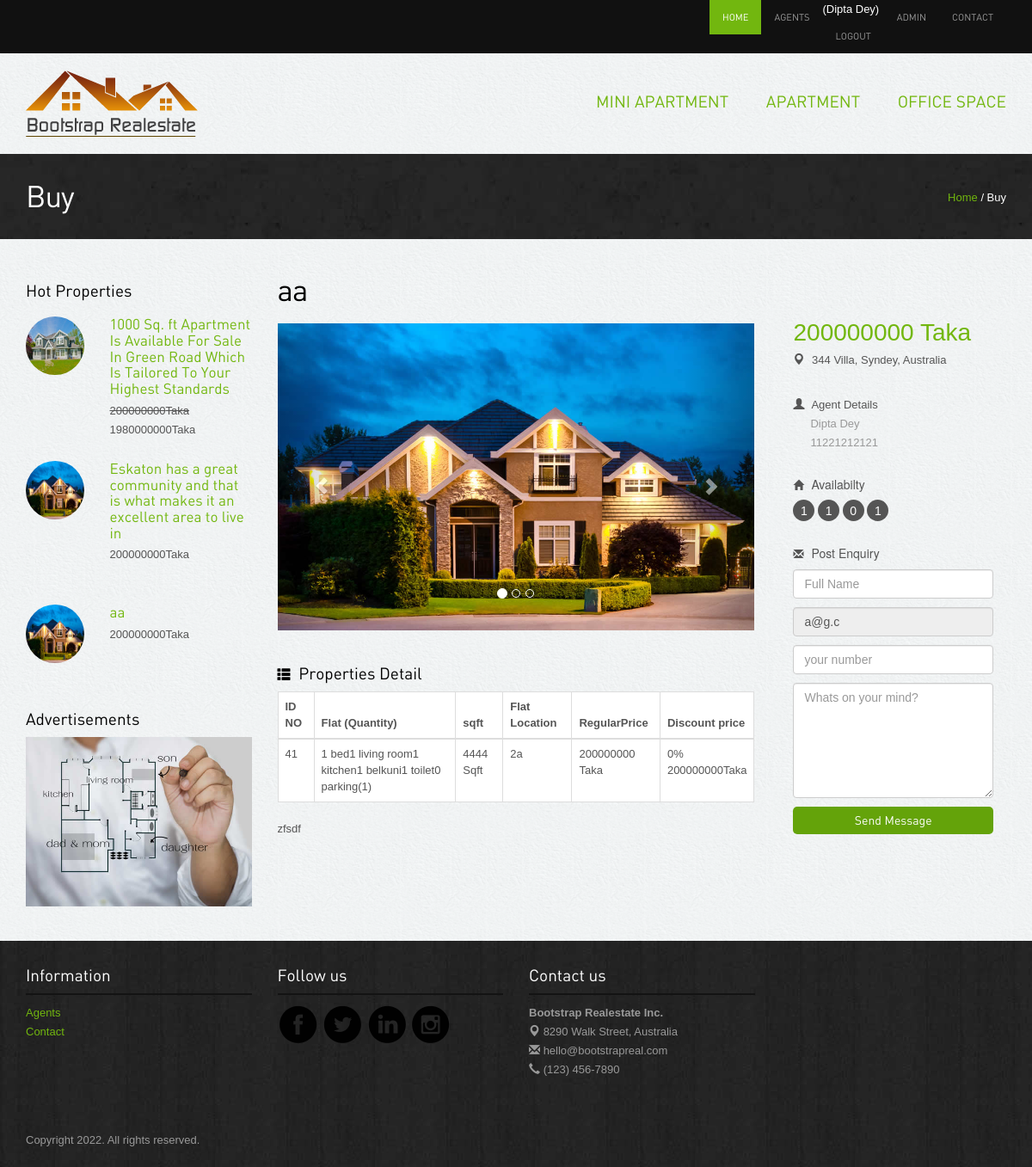
The page /property-detail.php?flatid=41 (signed in) on the database as committed earlier.
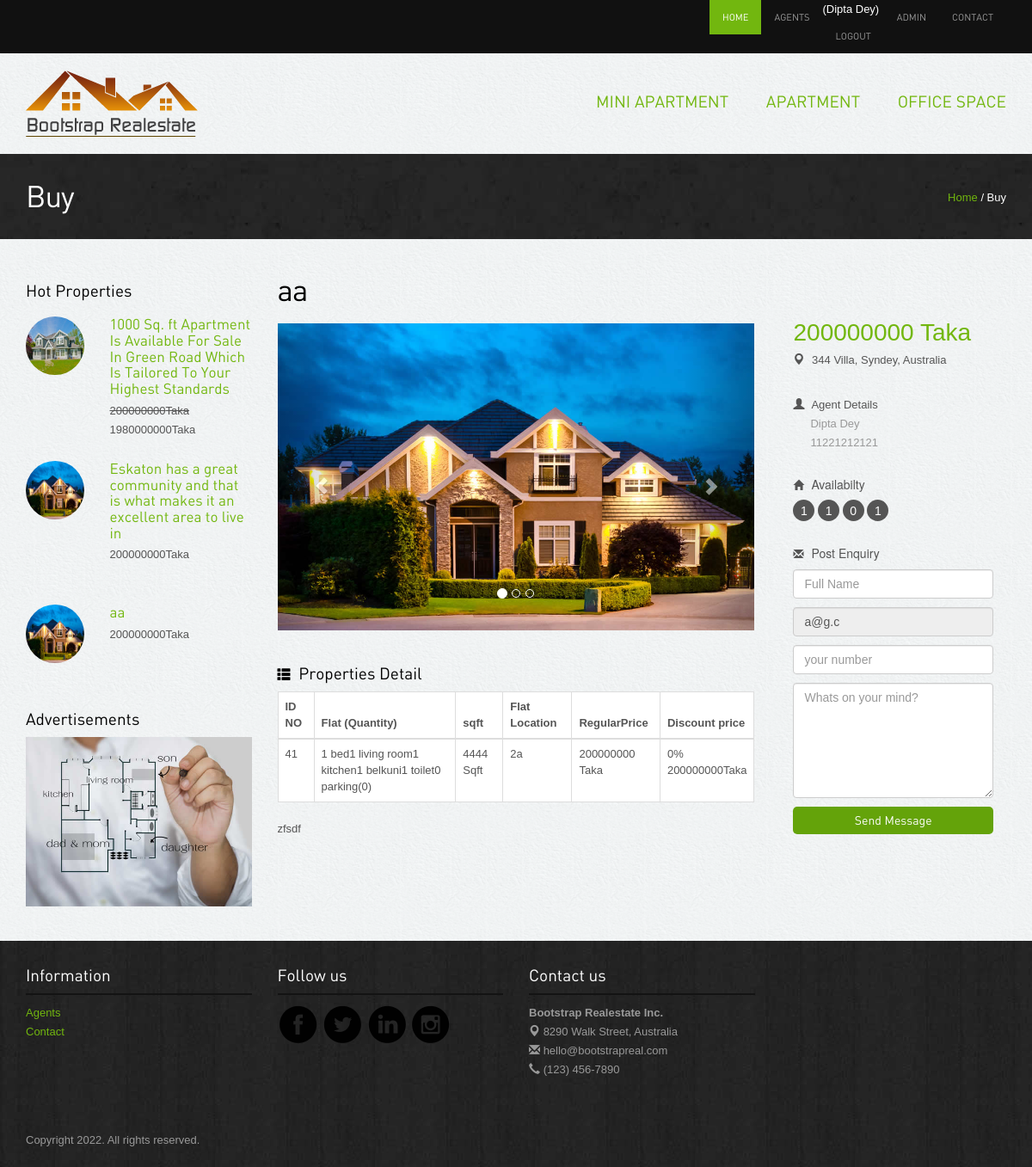
The same page on the database as committed later.
### tables this page shows
CREATE TABLE `properties` (
  `id` int(11) NOT NULL,
  `cat_id` int(11) NOT NULL,
  `title` varchar(151) NOT NULL,
  `floar` varchar(255) NOT NULL,
  `flatcode` varchar(151) DEFAULT NULL,
  `sqft` varchar(191) NOT NULL,
  `description` text NOT NULL,
  `price` varchar(191) NOT NULL,
  `discount` varchar(191) NOT NULL,
  `status` tinyint(4) NOT NULL,
  `quantity` int(11) NOT NULL,
  `bed_room` int(11) NOT NULL,
  `living_room` int(11) NOT NULL,
  `kitchen` int(11) NOT NULL,
  `parking` int(11) NOT NULL,
  `toilet` int(11) NOT NULL,
  `division` varchar(155) NOT NULL,
  `location` varchar(191) NOT NULL,
  `agent_id` int(11) NOT NULL,
  `image_one` varchar(191) NOT NULL,
  `image_two` varchar(191) NOT NULL,
  `image_three` varchar(191) NOT NULL,
  `belkuni` int(11) NOT NULL
);

### property-detail.php (the view, shortened to what the changed rows need)
<?php include'header.php';?>
<div class="inside-banner">
  <div class="container">
    <h2>Buy</h2>
</div>
</div>
<?php
$con = new mysqli("localhost", "root", "", "realstate");
 if (empty($_GET['flatid']) || $_GET['flatid']==NULL|| !isset($_GET['flatid'])) {
  echo "<script>window.location='index.php';</script>";
}
else {
  $flatid=$_GET['flatid'];
  $query = "SELECT * FROM properties left join category on category.cat_id=properties.cat_id left join users on users.user_id =properties.agent_id WHERE id=$flatid";
  $result = $con->query($query);
  if ($result->num_rows > 0) {
      $value = mysqli_fetch_array($result);
  }
}
?>
<div class="container">
<div class="properties-listing spacer">
<div class="row">
<div class="col-lg-3 col-sm-4 hidden-xs">
<div class="hot-properties hidden-xs">
<?php
$query = "SELECT * FROM properties Order By  RAND() LIMIT 4";
$result = $con->query($query);
if ($result->num_rows > 0) {
    foreach ($result as $key => $data) {
?>
              <div class="row">
                <div class="col-lg-4 col-sm-5"><img src="<?php echo $data['image_one'] ?>" class="img-responsive img-circle" alt="properties"/></div>
                <div class="col-lg-8 col-sm-7">
                  <h5><a href="property-detail.php?flatid=<?php echo $data['id'] ?>"><?php echo $data['title'] ?></a></h5>
                  <p class="price"><?php  $dis = round(($data['price']*$data['discount'])-(($data['price']*$data['discount'])/100));
        if ($dis!=0) {
          echo "<del>".$data['price']."Taka</del><br>".$dis."Taka";
        }else{
          echo $data['price']."Taka <br><br>";
        }
        ?></p> </div>
              </div>
  <?php } } ?>
</div>
</div>
<div class="col-lg-9 col-sm-8 ">
<h2><?php  echo $value['title']; ?></h2>
<div class="row">
  <div class="col-lg-8">
  <div class="property-images">
<div id="myCarousel" class="carousel slide" data-ride="carousel">
      <div class="carousel-inner">
        <div class="item active">
          <img src="<?php echo $value['image_one'] ?>" class="properties" alt="properties" />
        </div>
      </div>
    </div>
  </div>
  <div class="spacer"><h4><span class="glyphicon glyphicon-th-list"></span> Properties Detail</h4>
  <div class="table-responsive">
                                <table class="table table-bordered" id="dataTable" width="100%" cellspacing="0">
                                    <thead>
                                        <tr>
                                            <th>ID NO</th>
                                            <th>Flat (Quantity)</th>
                                            <th>sqft</th>
                                            <th>Flat Location</th>
                                            <th>RegularPrice</th>
                                            <th>Discount price</th>
                                        </tr>
                                    </thead>
                                    <tbody>
                                        <tr>
                                            <td><?php echo $value['id']; ?></td>
                                            <td><?php echo $value['bed_room']." bed".$value['living_room']." living room". $value['kitchen']." kitchen". $value['belkuni']." belkuni". $value['toilet']." toilet". $value['parking']." parking" . "(".$value['quantity'].")"; ?> </td>
                                            <td><?php echo $value['sqft']; ?> Sqft</td>
                                            <td><?php echo $value['floar']; ?> </td>
                                            <td><?php echo $value['price']; ?> Taka</td>
                                            <td><?php echo $value['discount']."% <br>". round(((100-$value['discount'])*$value['price'])/100); ?>Taka</td>
                                    </tbody>
                                </table>
                            </div>
  <div>
    <?php echo $value['description'];?>
  </div>
  </div>
  </div>
  <div class="col-lg-4">
  <div class="col-lg-12  col-sm-6">
<div class="property-info">
<p class="price"> <?php echo $value['price'];?> Taka</p>
  <p class="area"><span class="glyphicon glyphicon-map-marker"></span>  <?php echo $value['location'];?></p>
  <div class="profile">
  <span class="glyphicon glyphicon-user"></span> Agent Details
  <?php
  $agent = $value['agent_id'];
  $que = "SELECT * FROM users WHERE user_id=$agent";
  $res = $con->query($que);
      $val = mysqli_fetch_array($res);
  ?>
  <p><?php echo $val['name'] ?><br><?php echo $val['phone'] ?></p>
  </div>
</div>
    <div class="listing-detail">
    <span data-toggle="tooltip" data-placement="bottom" data-original-title="Bed Room"><?php echo $value['bed_room']; ?></span> <span data-toggle="tooltip" data-placement="bottom" data-original-title="Living Room"><?php echo $value['living_room']; ?></span> <span data-toggle="tooltip" data-placement="bottom" data-original-title="Parking"><?php echo $value['parking']; ?></span> <span data-toggle="tooltip" data-placement="bottom" data-original-title="Toilet"><?php echo $value['toilet']; ?></span> </div>
</div>
  </div>
</div>
</div>
</div>
</div>
</div>
<?php include'footer.php';?>

Rows that differ between the two databases and show on the page:
changed properties "aa": quantity "1" → "0"
